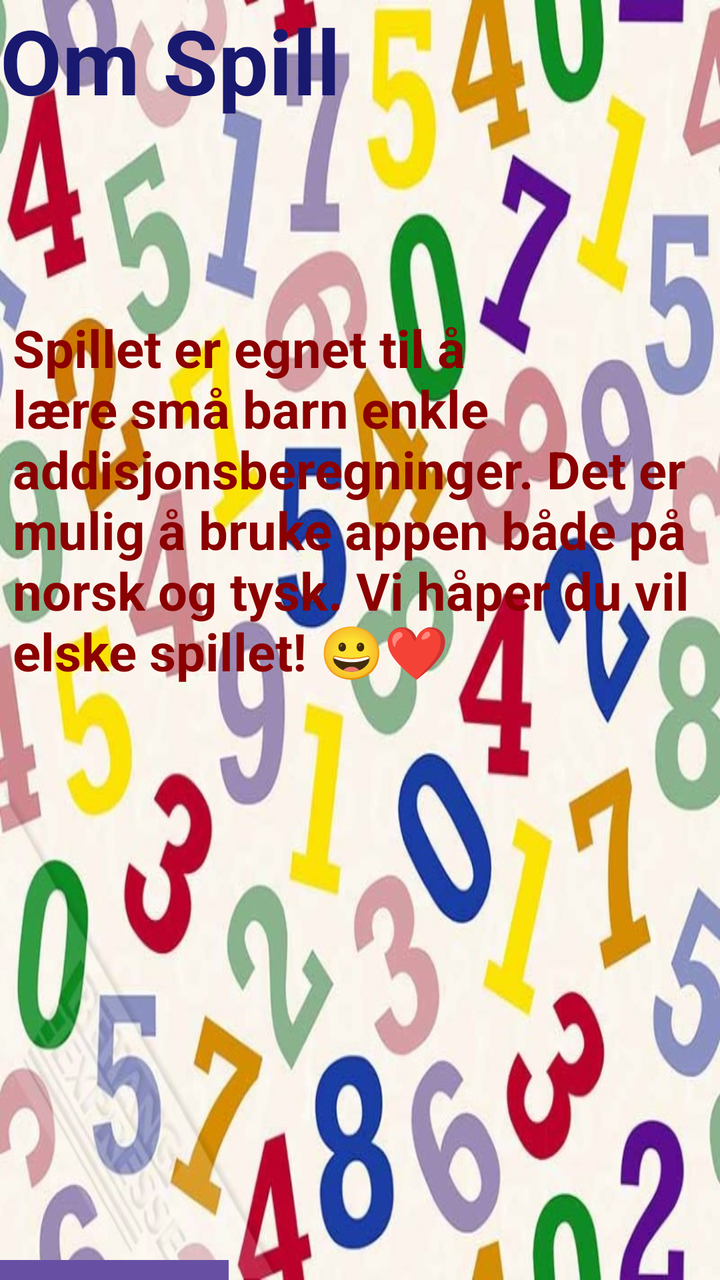
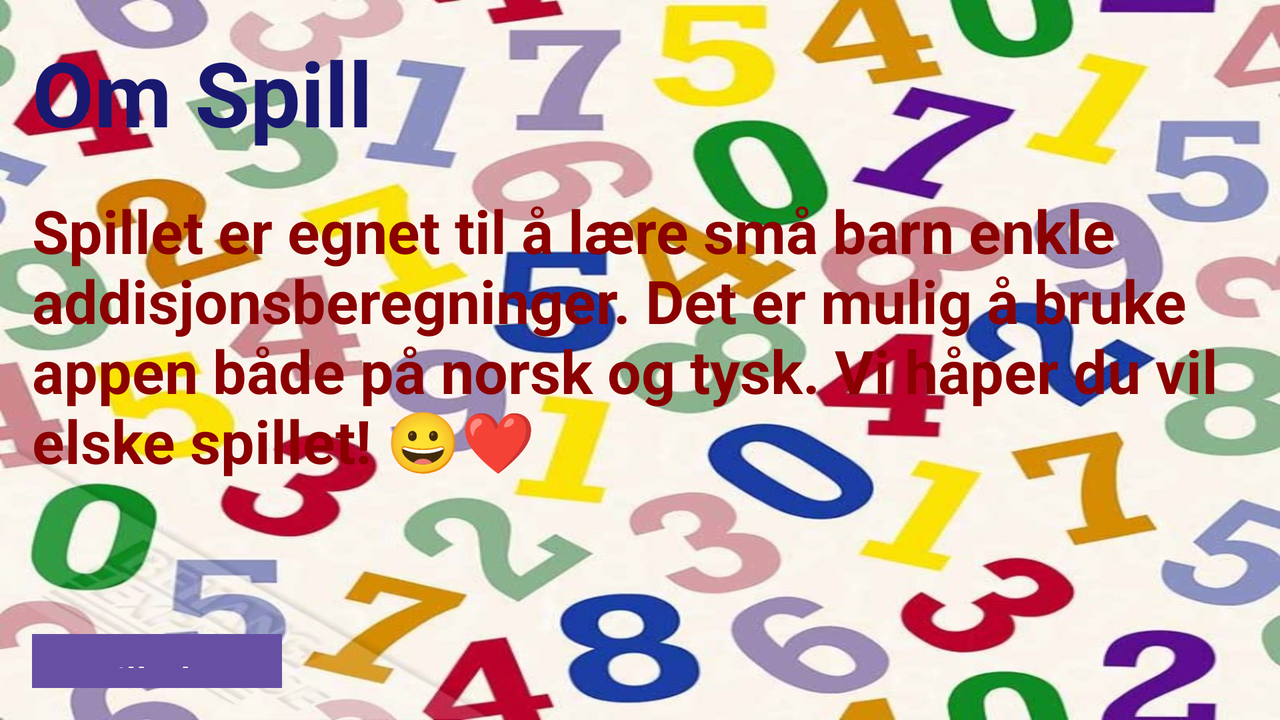

The same Android screen from two of the app's own layout files: first res/layout/ as a phone draws it, then the repository's variant for another configuration, drawn on a device whose configuration selects that folder. Both files follow.
<!-- AndroidManifest.xml: application theme Theme.S336154_Mappe1 -->
<!-- res/layout/om_spill.xml -->
<?xml version="1.0" encoding="utf-8"?>
<androidx.constraintlayout.widget.ConstraintLayout xmlns:android="http://schemas.android.com/apk/res/android"
    android:layout_width="match_parent"
    android:layout_height="match_parent"
    android:background="@drawable/img_2">

    <LinearLayout
        android:layout_width="match_parent"
        android:layout_height="match_parent"
        android:orientation="vertical" >

        <TextView
            android:layout_width="wrap_content"
            android:layout_height="wrap_content"
            android:text="@string/omspill_tekst"
            android:textColor="#191970"
            android:textSize="45sp"
            android:textStyle="bold" />

        <GridLayout
            android:id="@+id/omspill_grid1"
            android:layout_width="match_parent"
            android:layout_height="570dp"
            android:background="@drawable/img_3"
            android:columnCount="1"
            android:rowCount="1">

            <TextView
                android:layout_width="347dp"
                android:layout_height="377dp"
                android:layout_row="0"
                android:layout_column="0"
                android:layout_gravity="center"
                android:text="@string/omspill_beskriv"
                android:textColor="#8B0000"
                android:textSize="26sp"
                android:textStyle="bold" />


        </GridLayout>

        <Button
            android:id="@+id/omspill_knapp1"
            android:text="@string/omspill_knapp1"
            android:layout_width="wrap_content"
            android:layout_height="wrap_content"
            android:textSize="20sp"
            android:background="#C71585"
            android:textColor="#FFF0F5"/>


    </LinearLayout>

</androidx.constraintlayout.widget.ConstraintLayout>
<!-- resources referenced by this layout -->
<resources>
  <!-- drawable img_2: png bitmap (drawable, 1001682 bytes) -->
  <string name="omspill_beskriv"> Spillet er egnet til
          å lære små barn enkle addisjonsberegninger. Det
          er mulig å bruke appen både på norsk og tysk. Vi
          håper du vil elske spillet! \uD83D\uDE00\u2764\uFE0F </string>
  <string name="omspill_knapp1"> Tilbake </string>
  <string name="omspill_tekst"> Om Spill </string>
  <style name="Theme.S336154_Mappe1" parent="Base.Theme.S336154_Mappe1" />
  <style name="Base.Theme.S336154_Mappe1" parent="Theme.Material3.DayNight.NoActionBar">
          
          
      </style>
</resources>
<!-- res/layout-land/om_spill.xml (the repository's variant of the layout above) -->
<!-- drawn on the phone turned sideways -->
<RelativeLayout
    xmlns:android="http://schemas.android.com/apk/res/android"
    xmlns:app="http://schemas.android.com/apk/res-auto"
    xmlns:tools="http://schemas.android.com/tools"
    android:layout_width="match_parent"
    android:layout_height="match_parent"
    android:padding="16dp"
    tools:context=".MainActivity"
    android:background="@drawable/img_2"
    android:orientation="horizontal">

    <TextView
        android:id="@+id/omspill_tittle"
        android:layout_width="276dp"
        android:layout_height="74dp"
        android:text="@string/omspill_tekst"
        android:textColor="#191970"
        android:textSize="45sp"
        android:textStyle="bold" />

    <GridLayout
        android:id="@+id/omspill_grid1"

        android:layout_width="651dp"
        android:layout_height="222dp"
        android:layout_below="@id/omspill_tittle"
        android:layout_marginTop="5dp"
        android:background="@drawable/img_3"
        android:columnCount="1"
        android:rowCount="1">

        <TextView
            android:layout_width="651dp"
            android:layout_height="match_parent"
            android:layout_row="0"
            android:layout_column="0"
            android:layout_gravity="center"
            android:text="@string/omspill_beskriv"
            android:textColor="#8B0000"
            android:textSize="30sp"
            android:textStyle="bold" />


    </GridLayout>

    <Button
        android:id="@+id/omspill_knapp1"
        android:layout_width="125dp"
        android:layout_height="50dp"
        android:layout_below="@id/omspill_grid1"
        android:background="#C71585"
        android:text="@string/omspill_knapp1"
        android:textColor="#FFF0F5"
        android:textSize="20sp" />


</RelativeLayout>
